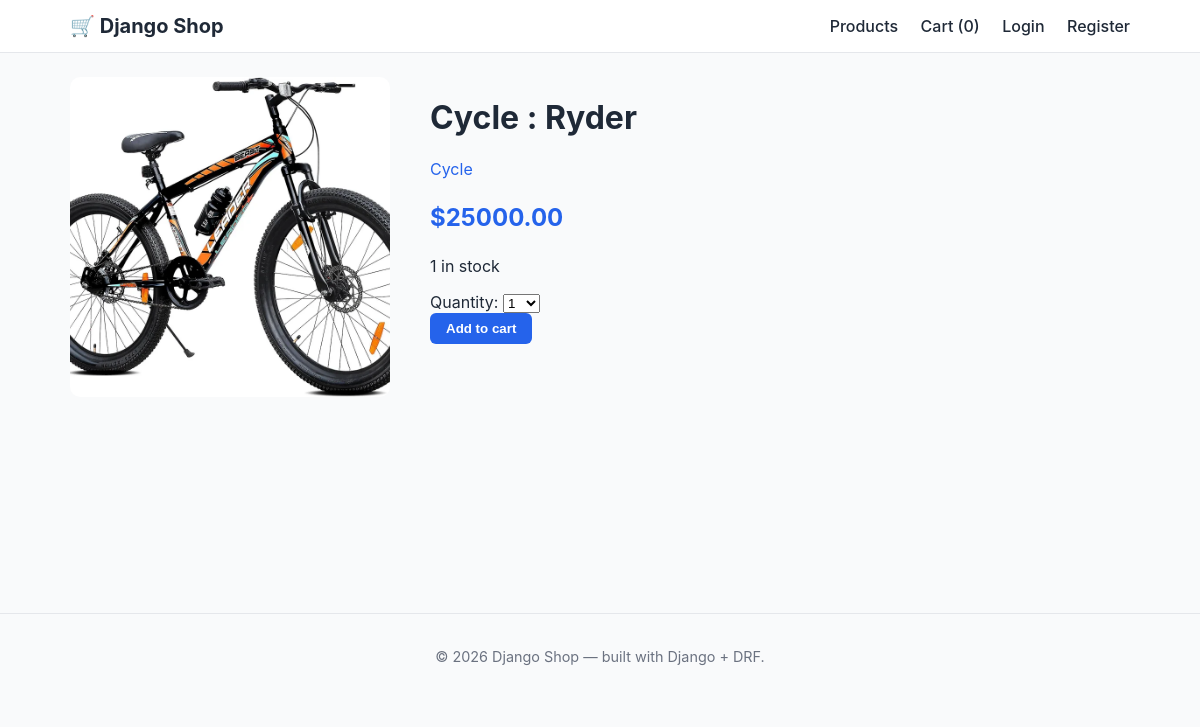
The app's page /product/2/cycle-ryder/ with its own data.
### products/models.py (models this page shows, shortened)
class Product(models.Model):
    category = models.ForeignKey(
        Category, related_name='products', on_delete=models.SET_NULL, null=True, blank=True
    )
    name = models.CharField(max_length=255)
    slug = models.SlugField(max_length=280, unique=True, blank=True)
    description = models.TextField(blank=True)
    price = models.DecimalField(max_digits=10, decimal_places=2)
    stock = models.PositiveIntegerField(default=0)
    image = models.ImageField(upload_to='products/%Y/%m/', blank=True, null=True)
    available = models.BooleanField(default=True)
    created_at = models.DateTimeField(auto_now_add=True)
    updated_at = models.DateTimeField(auto_now=True)
    class Meta:
        ordering = ['-created_at']
        indexes = [
            models.Index(fields=['id', 'slug']),
        ]
    @property
    def in_stock(self):
        return self.stock > 0

class Category(models.Model):
    name = models.CharField(max_length=200, unique=True)
    slug = models.SlugField(max_length=220, unique=True, blank=True)
    description = models.TextField(blank=True)
    created_at = models.DateTimeField(auto_now_add=True)
    class Meta:
        ordering = ['name']
        verbose_name_plural = 'Categories'
    def get_absolute_url(self):
        return reverse('products:product_list_by_category', args=[self.slug])

### products/views.py (the view)
# urls.py: path('product/<int:id>/<slug:slug>/', views.product_detail, name='product_detail'),
def product_detail(request, id, slug):
    product = get_object_or_404(Product, id=id, slug=slug, available=True)
    cart_product_form = CartAddProductForm()
    return render(request, 'products/product_detail.html', {
        'product': product,
        'cart_product_form': cart_product_form,
    })

### cart/forms.py
class CartAddProductForm(forms.Form):
    quantity = forms.TypedChoiceField(
        choices=PRODUCT_QUANTITY_CHOICES, coerce=int, initial=1, label='Quantity'
    )
    override = forms.BooleanField(required=False, initial=False, widget=forms.HiddenInput)

### cart/cart.py (called while the page is built)
    def __len__(self):
        return sum(item['quantity'] for item in self.cart.values())

### cart/context_processors.py (called while the page is built)
def cart(request):
    return {'cart': Cart(request)}

### templates/products/product_detail.html (shortened to what this page needs)
{% extends "base.html" %}
{% block content %}
<div class="product-detail">
    {% if product.image %}
        <img src="{{ product.image.url }}" alt="{{ product.name }}" class="detail-img">
    {% else %}
        <div class="placeholder-img large">No Image</div>
    {% endif %}
    <div class="detail-info">
        <h1>{{ product.name }}</h1>
        {% if product.category %}
            <p class="category-tag">
                <a href="{{ product.category.get_absolute_url }}">{{ product.category.name }}</a>
            </p>
        {% endif %}
        <p class="price-large">${{ product.price }}</p>
        <p class="stock {% if not product.in_stock %}out{% endif %}">
            {% if product.in_stock %}{{ product.stock }} in stock{% else %}Out of stock{% endif %}
        </p>
        {% if product.in_stock %}
        <form action="{% url 'cart:cart_add' product.id %}" method="post">
            {{ cart_product_form }}
            <button type="submit" class="btn btn-primary">Add to cart</button>
        </form>
        {% endif %}
    </div>
</div>
{% endblock %}

### static/css/style.css (style rules this page uses)
:root { --primary: #2563eb; --primary-dark: #1d4ed8; --danger: #dc2626; --text: #1f2937; --bg: #f9fafb; --border: #e5e7eb; }
* { box-sizing: border-box; }
body { font-family: -apple-system, BlinkMacSystemFont, 'Segoe UI', Roboto, sans-serif; margin: 0; background: var(--bg); color: var(--text); }
.price-large { font-size: 1.5rem; font-weight: 700; color: var(--primary); }
.btn { display: inline-block; padding: 8px 16px; background: var(--primary); color: #fff; border: none; border-radius: 6px; text-decoration: none; cursor: pointer; font-weight: 600; }
.btn-primary { background: var(--primary); }
.product-detail { display: flex; gap: 40px; }
.detail-img { width: 320px; height: 320px; object-fit: cover; border-radius: 10px; }
.detail-info { flex: 1; }
.category-tag a { color: var(--primary); text-decoration: none; }

### records on screen
Product: image (picture), name "Cycle : Ryder", category.name "Cycle", price "25000.00", stock "1"

### other values on screen
{{ cart|length }} "0"
